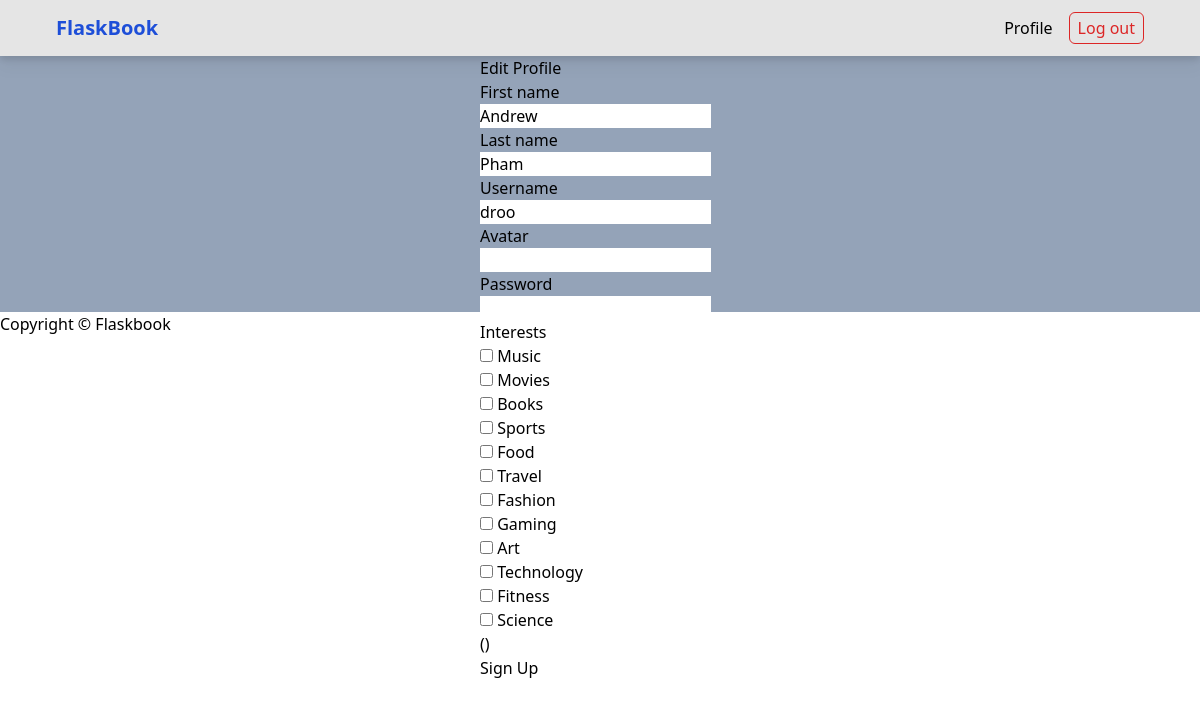
Page /droo/profile/edit on the committed database.
### flaskbook_app/models.py (models this page shows, shortened)
class User(UserMixin, db.Model):
    id = db.Column(db.Integer, primary_key=True)
    username = db.Column(db.String(20), unique=True, nullable=False)
    password = db.Column(db.String(200), nullable=False)
    first_name = db.Column(db.String(40), nullable=False)
    last_name = db.Column(db.String(40), nullable=False)
    created_at = db.Column(db.DateTime, default=datetime.utcnow, nullable=False)
    user_interests = db.relationship('UserInterest', backref='user', lazy=True)
    avatar = db.Column(db.String(255), default='https://t4.ftcdn.net/jpg/00/64/67/63/360_F_64676383_LdbmhiNM6Ypzb3FM4PPuFP9rHe7ri8Ju.jpg')
    followed = db.relationship(
        'Follow',
        foreign_keys=[Follow.follower_id],
        backref='follower',
        lazy='dynamic',
    )
    followers = db.relationship(
        'Follow',
        foreign_keys=[Follow.followed_id],
        backref='followed',
        lazy='dynamic',
    )

### flaskbook_app/main/routes.py (the view, shortened to what this page needs)
@main.route("/<username>/profile/edit")
def edit_profile(username):
    user = User.query.filter_by(username=username).first_or_404()
    form = SignUpForm(obj=user)
    default_interests = []
    for user_interest in user.user_interests:
        default_interests.append(user_interest.interest.id)
    return render_template('edit_profile.html', form=form, default_interests=default_interests)

### flaskbook_app/auth/forms.py (shortened to what this page needs)
class SignUpForm(FlaskForm):
    first_name = StringField('First name', validators=[DataRequired(),Length(min=3, max=50)])
    last_name = StringField('Last name', validators=[DataRequired(), Length(min=1, max=50)])
    username = StringField('Username',
        validators=[DataRequired(), Length(min=3, max=50)])
    avatar = StringField('Avatar')
    password = PasswordField('Password', validators=[DataRequired()])
    interests = SelectMultipleField('Interests', choices=[(interest.id, interest.name) for interest in Interest.query.all()], widget=widgets.ListWidget(prefix_label=False), option_widget=widgets.CheckboxInput(), coerce=int)
    submit = SubmitField('Sign Up')

### flaskbook_app/templates/edit_profile.html (shortened to what this page needs)
{% extends 'base.html' %} {% block content %}
<section class="h-64 w-60">
  <h1>Edit Profile</h1>
  <form method="POST">
    <div class="form-group">
      {{ form.first_name.label(class="form-label") }} {{ form.first_name(class="form-control") }}
    </div>
    <div class="form-group">
      {{ form.last_name.label(class="form-label") }} {{ form.last_name(class="form-control") }}
    </div>
    <div class="form-group">
      {{ form.username.label(class="form-label") }} {{ form.username(class="form-control") }}
    </div>
    <div class="form-group">
      {{ form.avatar.label(class="form-label") }} {{ form.avatar(class="form-control") }}
    </div>
    <div class="form-group">
      {{ form.password.label(class="form-label") }} {{ form.password(class="form-control") }}
    </div>
    <div class="form-group">
      {{ form.interests.label(class="form-control-label") }} {% for option in form.interests %}
      <div class="form-check">
        {{ option(class_="form-check-input", checked=option.data in default_interests) }} {{
        option.label(class_="form-check-label") }}
      </div>
      {% endfor %} {{ form.interests.errors }}
    </div>
    <div class="form-group">{{ form.submit(class="btn btn-primary") }}</div>
  </form>
</section>
{% endblock %}

### rows in the picture
User: first_name "Andrew", last_name "Pham", username "droo"

### other values in the picture
{{ option.label(class_="form-check-label") }} "Music" "Movies" "Books" "Sports" "Food" "Travel" "Fashion" "Gaming" "Art" "Technology" "Fitness" "Science"
